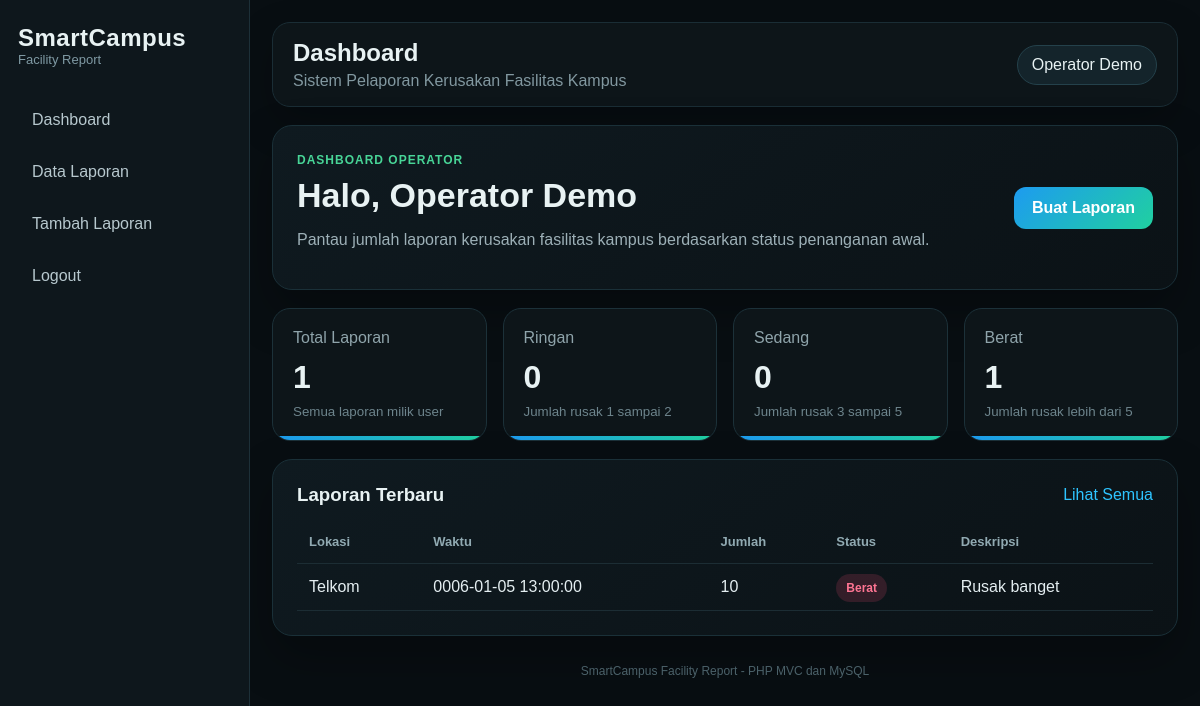
/server/index.php?page=dashboard (signed in), run on the app's committed database.
### tables this page shows
CREATE TABLE `laporan` (
  `id` int(11) NOT NULL,
  `user_id` int(11) NOT NULL,
  `lokasi_fasilitas` varchar(150) NOT NULL,
  `waktu_laporan` datetime NOT NULL,
  `jumlah_fasilitas_rusak` int(11) NOT NULL,
  `status_kerusakan` varchar(20) NOT NULL,
  `deskripsi` text NOT NULL,
  `foto_bukti` varchar(255) NOT NULL,
  `created_at` datetime DEFAULT current_timestamp()
);

### server/controllers/DashboardController.php (called while the page is built, shortened)
<?php
require_once __DIR__ . '/../models/Laporan.php';
class DashboardController {
    private $laporan;
    public function __construct($conn) {
        $this->laporan = new Laporan($conn);
    }
    public function index() {
        $user = $_SESSION['user'];
        $stats = $this->laporan->stats($user['id']);
        $terbaru = $this->laporan->latestByUser($user['id']);
        include __DIR__ . '/../views/dashboard/index.php';
    }
}
?>

### server/models/Laporan.php (called while the page is built, shortened)
<?php
class Laporan {
    private $conn;
    public function __construct($conn) {
        $this->conn = $conn;
    }
    public function latestByUser($userId) {
        $stmt = mysqli_prepare($this->conn, "SELECT * FROM laporan WHERE user_id = ? ORDER BY waktu_laporan DESC LIMIT 5");
        mysqli_stmt_bind_param($stmt, "i", $userId);
        mysqli_stmt_execute($stmt);
        return mysqli_fetch_all(mysqli_stmt_get_result($stmt), MYSQLI_ASSOC);
    }
    public function stats($userId) {
        $data = ["total"=>0, "Ringan"=>0, "Sedang"=>0, "Berat"=>0];
        $stmt = mysqli_prepare($this->conn, "SELECT status_kerusakan, COUNT(*) jumlah FROM laporan WHERE user_id=? GROUP BY status_kerusakan");
        mysqli_stmt_bind_param($stmt, "i", $userId);
        mysqli_stmt_execute($stmt);
        $result = mysqli_stmt_get_result($stmt);
        while ($row = mysqli_fetch_assoc($result)) {
            $data[$row['status_kerusakan']] = (int)$row['jumlah'];
            $data['total'] += (int)$row['jumlah'];
        }
        return $data;
    }
}
?>

### server/views/dashboard/index.php (the view)
<?php include __DIR__ . '/../layout/header.php'; ?>
<section class="hero-panel fade-up">
    <div>
        <span class="eyebrow">Dashboard Operator</span>
        <h2>Halo, <?= htmlspecialchars($user['nama']) ?></h2>
        <p>Pantau jumlah laporan kerusakan fasilitas kampus berdasarkan status penanganan awal.</p>
    </div>
    <a href="index.php?page=tambah_laporan" class="primary-link">Buat Laporan</a>
</section>
<section class="stats-grid">
    <div class="stat-card"><span>Total Laporan</span><strong><?= $stats['total'] ?></strong><small>Semua laporan milik user</small></div>
    <div class="stat-card"><span>Ringan</span><strong><?= $stats['Ringan'] ?></strong><small>Jumlah rusak 1 sampai 2</small></div>
    <div class="stat-card"><span>Sedang</span><strong><?= $stats['Sedang'] ?></strong><small>Jumlah rusak 3 sampai 5</small></div>
    <div class="stat-card"><span>Berat</span><strong><?= $stats['Berat'] ?></strong><small>Jumlah rusak lebih dari 5</small></div>
</section>
<section class="content-card fade-up">
    <div class="section-title">
        <h3>Laporan Terbaru</h3>
        <a href="index.php?page=laporan">Lihat Semua</a>
    </div>
    <div class="table-wrap">
        <table>
            <thead><tr><th>Lokasi</th><th>Waktu</th><th>Jumlah</th><th>Status</th><th>Deskripsi</th></tr></thead>
            <tbody>
            <?php foreach($terbaru as $row): ?>
                <tr>
                    <td><?= htmlspecialchars($row['lokasi_fasilitas']) ?></td>
                    <td><?= htmlspecialchars($row['waktu_laporan']) ?></td>
                    <td><?= htmlspecialchars($row['jumlah_fasilitas_rusak']) ?></td>
                    <td><span class="badge <?= strtolower($row['status_kerusakan']) ?>"><?= $row['status_kerusakan'] ?></span></td>
                    <td><?= htmlspecialchars($row['deskripsi']) ?></td>
                </tr>
            <?php endforeach; ?>
            </tbody>
        </table>
    </div>
</section>
<?php include __DIR__ . '/../layout/footer.php'; ?>

### server/assets/style.css (style rules this page uses)
* { box-sizing: border-box; }
body { margin: 0; font-family: Arial, sans-serif; background: #080e12; color: #e8f2f3; }
a { color: #2ec4ff; text-decoration: none; }
.hero-panel, .content-card, .auth-card { background: linear-gradient(145deg, #0f1a20, #0b1216); border: 1px solid #1a3038; border-radius: 20px; padding: 24px; box-shadow: 0 22px 48px rgba(0,0,0,.28); }
.hero-panel { display: flex; align-items: center; justify-content: space-between; margin-bottom: 18px; }
.eyebrow { color: #48d597; font-weight: 700; font-size: 12px; text-transform: uppercase; letter-spacing: 1px; }
.hero-panel h2 { margin: 8px 0; font-size: 34px; }
.hero-panel p { color: #9db0b7; max-width: 680px; }
.primary-link, button { background: linear-gradient(135deg, #1d9bf0, #20d0a0); color: white; border: 0; padding: 12px 18px; border-radius: 12px; font-weight: 700; cursor: pointer; transition: .25s; }
.stats-grid { display: grid; grid-template-columns: repeat(4, 1fr); gap: 16px; margin-bottom: 18px; }
.stat-card { background: #0d1519; border: 1px solid #1c3139; border-radius: 18px; padding: 20px; transition: .25s; position: relative; overflow: hidden; }
.stat-card:before { content: ''; position: absolute; inset: auto 0 0 0; height: 4px; background: linear-gradient(90deg, #1d9bf0, #20d0a0); }
.stat-card span { display:block; color: #8fa4ab; margin-bottom: 12px; }
.stat-card strong { display:block; font-size: 32px; margin-bottom: 6px; }
.stat-card small { color: #6d848c; }
.section-title { display: flex; justify-content: space-between; align-items: center; margin-bottom: 14px; }
.section-title h3, .content-card h3 { margin: 0; }
.table-wrap { overflow-x: auto; }
table { width: 100%; border-collapse: collapse; min-width: 760px; }
th, td { padding: 14px 12px; border-bottom: 1px solid #1c2d34; text-align: left; vertical-align: top; }
th { color: #91aab2; font-size: 13px; }
td { color: #e4eef1; }
.badge { padding: 7px 10px; border-radius: 999px; font-size: 12px; font-weight: 700; }
.badge.berat { background: rgba(255,79,120,.16); color: #ff7593; }
.fade-up { animation: fadeUp .55s ease both; }

### data on the page
laporan: lokasi_fasilitas "Telkom", waktu_laporan "0006-01-05 13:00:00", jumlah_fasilitas_rusak "10", status_kerusakan "Berat", deskripsi "Rusak banget"

### other printed values
$title "Dashboard"
$_SESSION['user']['nama'] "Operator Demo"
$user['nama'] "Operator Demo"
$stats['total'] "1"
$stats['Ringan'] "0"
$stats['Sedang'] "0"
$stats['Berat'] "1"
